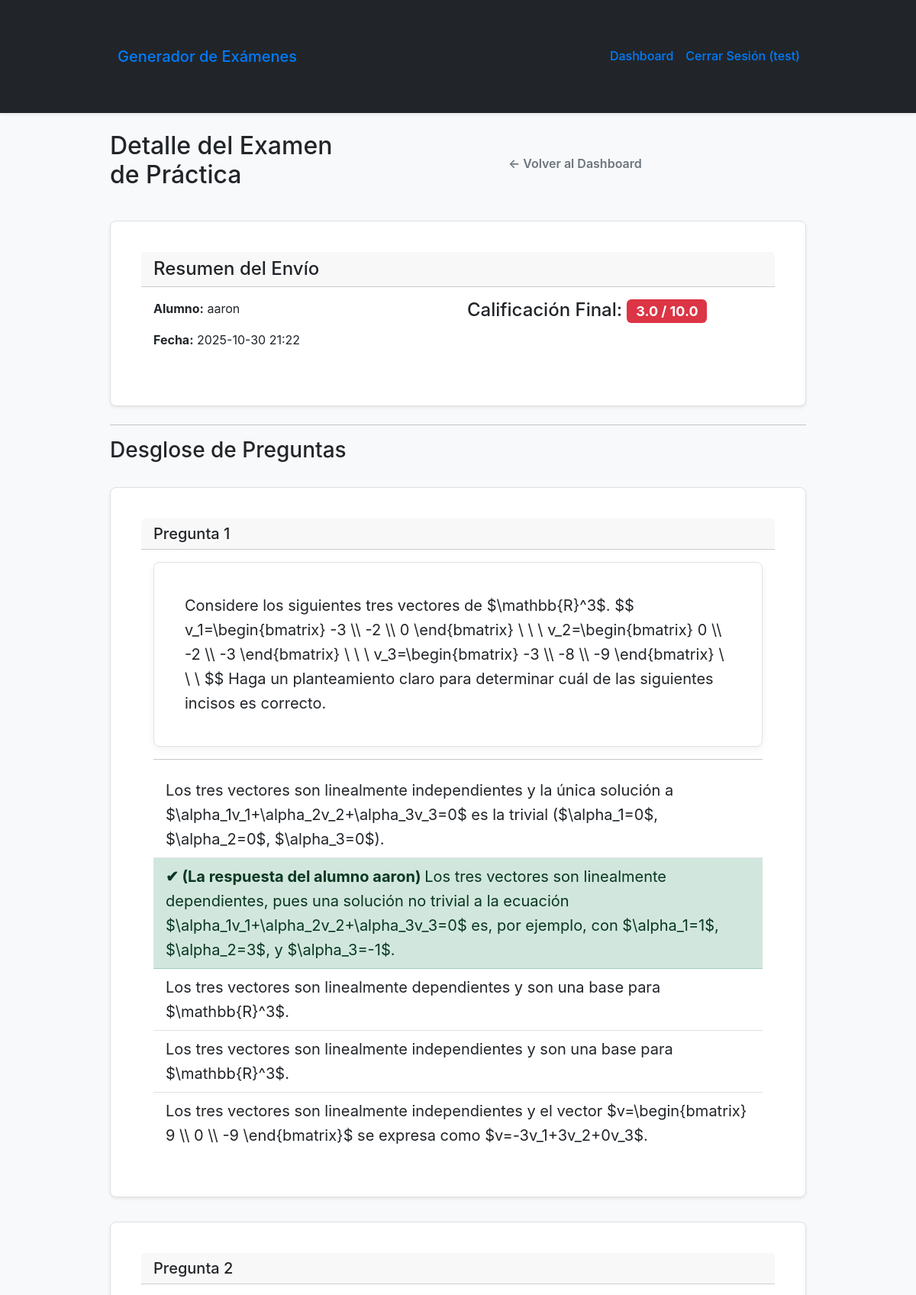
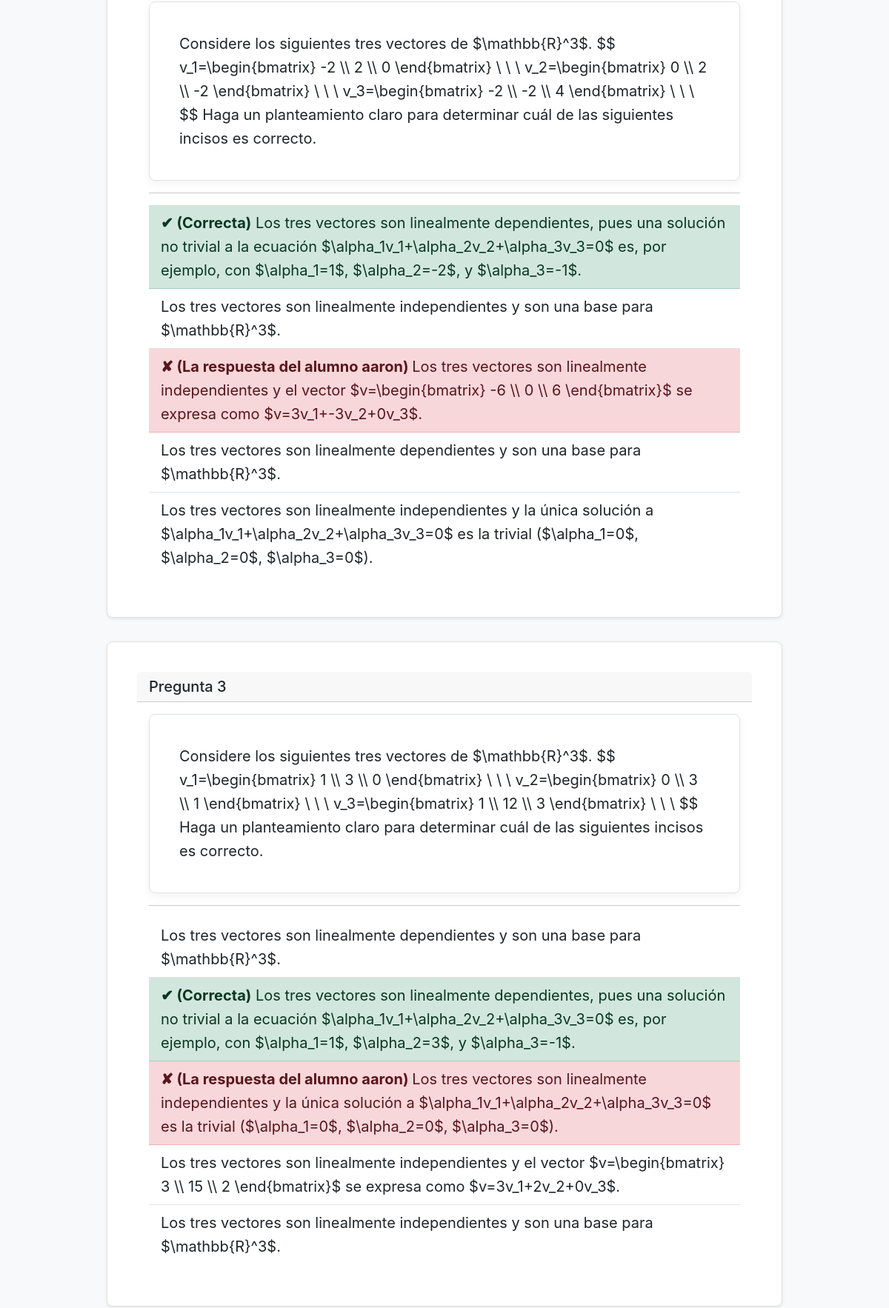
Page /respuesta/3 (signed in, upper part) on the committed database (2 pictures, top to bottom).
### app/models.py (models this page shows, shortened)
class Usuario(db.Model, UserMixin):
    __tablename__ = 'usuarios'
    id = db.Column(db.Integer, primary_key=True)
    nombre = db.Column(db.String(120), nullable=False)
    email = db.Column(db.String(120), unique=True, nullable=False, index=True)
    password_hash = db.Column(db.String(255), nullable=False)
    rol = db.Column(db.String(50), nullable=False, default='alumno')
    fecha_registro = db.Column(db.DateTime, default=datetime.utcnow)
    examenes_creados = db.relationship('Examen', backref='creador', lazy='dynamic')
    respuestas_enviadas = db.relationship('RespuestaAlumno', backref='alumno', lazy='dynamic')

class RespuestaAlumno(db.Model):
    __tablename__ = 'respuestas_alumnos'
    id = db.Column(db.Integer, primary_key=True)
    examen_id = db.Column(db.Integer, db.ForeignKey('examenes.id'), nullable=True)
    alumno_id = db.Column(db.Integer, db.ForeignKey('usuarios.id'), nullable=False)
    respuestas_json = db.Column(db.JSON, nullable=False)
    preguntas_json = db.Column(db.JSON, nullable=True)
    pdf_path = db.Column(db.String(255))
    calificacion = db.Column(db.Float)
    fecha_envio = db.Column(db.DateTime, default=datetime.utcnow)

### app/main.py (the view)
@main.route('/respuesta/<int:respuesta_id>')
@login_required
def ver_respuesta(respuesta_id):
    if current_user.rol != 'docente':
        abort(403)
    respuesta = db.session.get(RespuestaAlumno, respuesta_id)
    if not respuesta:
        abort(404) # Si no se encuentra, error 404
    try:
        preguntas = json.loads(respuesta.preguntas_json)
        respuestas_alumno = json.loads(respuesta.respuestas_json)
    except TypeError:
        preguntas = respuesta.preguntas_json
        respuestas_alumno = respuesta.respuestas_json
    return render_template(
        'ver_respuesta.html',
        usuario=current_user,
        respuesta=respuesta,          # El objeto 'RespuestaAlumno' (para la nota, alumno, etc.)
        preguntas=preguntas,          # La lista de preguntas que se hicieron
        respuestas_alumno=respuestas_alumno # El dict de las respuestas del alumno
    )

### app/__init__.py (called while the page is built)
@login_manager.user_loader
def load_user(user_id):
    from .models import Usuario
    return db.session.get(Usuario, int(user_id))

### app/templates/ver_respuesta.html (shortened to what this page needs)
{% extends "base.html" %}
{% block content %}
    <div class="d-flex justify-content-between align-items-center mb-3">
        <h2>Detalle del Examen de Práctica</h2>
        <a href="{{ url_for('main.dashboard') }}" class="btn btn-outline-secondary">
            &larr; Volver al Dashboard
        </a>
    </div>
    <div class="card shadow-sm mb-4">
        <div class="card-header">
            <h4 class="mb-0">Resumen del Envío</h4>
        </div>
        <div class="card-body">
            <div class="row">
                <div class="col-md-6">
                    <p><strong>Alumno:</strong> {{ respuesta.alumno.nombre }}</p>
                    <p><strong>Fecha:</strong> {{ respuesta.fecha_envio.strftime('%Y-%m-%d %H:%M') }}</p>
                </div>
                <div class="col-md-6">
                    <h4>Calificación Final:
                        <span class="badge
                            {% if respuesta.calificacion >= 8 %} bg-success
                            {% elif respuesta.calificacion >= 6 %} bg-warning text-dark
                            {% else %} bg-danger
                            {% endif %}">
                            {{ "%.1f"|format(respuesta.calificacion) }} / 10.0
                        </span>
                    </h4>
                </div>
            </div>
        </div>
    </div>
    <hr>
    <h3>Desglose de Preguntas</h3>
    {% for pregunta in preguntas %}
    {% set pregunta_index_str = "pregunta-" + loop.index0|string %}
    {% set respuesta_alumno_idx = respuestas_alumno[pregunta_index_str] | int %}
    <div class="card shadow-sm mb-3">
        <div class="card-header">
            <h5 class="mb-0">Pregunta {{ loop.index }}</h5>
        </div>
        <div class="card-body">
            <div class="pregunta-container fs-5 mb-3">
                {{ pregunta.enunciado_latex | safe }}
            </div>
            <hr>
            <ul class="list-group list-group-flush">
                {% for opcion in pregunta.opciones %}
                {% set es_correcta = (loop.index0 == pregunta.respuesta_correcta) %}
                {% set es_seleccionada = (loop.index0 == respuesta_alumno_idx) %}
                <li class="list-group-item fs-5
                    {% if es_correcta %}
                        list-group-item-success
                    {% elif es_seleccionada and not es_correcta %}
                        list-group-item-danger
                    {% endif %}
                ">
                    {% if es_seleccionada %}
                        <strong>
                            {% if es_correcta %}
                                &#x2714; {% else %}
                                &#x2718; {% endif %}
                            (La respuesta del alumno {{ respuesta.alumno.nombre }})
                        </strong>
                    {% endif %}
                    {% if es_correcta and not es_seleccionada %}
                        <strong>&#x2714; (Correcta)</strong>
                    {% endif %}
                    {{ opcion | safe }}
                </li>
                {% endfor %}
            </ul>
        </div>
    </div>
    {% endfor %}
{% endblock %}

### app/templates/base.html (shortened to what this page needs)
<!DOCTYPE html>
<html lang="es">
<head>
    <link href="https://cdn.jsdelivr.net/npm/bootstrap@5.3.3/dist/css/bootstrap.min.css"
          rel="stylesheet"
>
    <link rel="stylesheet" href="{{ url_for('static', filename='css/style.css') }}">
</head>
<body class="bg-light">
    <nav class="navbar navbar-expand-lg navbar-dark bg-dark shadow-sm">
        <div class="container">
            <a class="navbar-brand" href="{{ url_for('main.index') }}">Generador de Exámenes</a>
            <div class="collapse navbar-collapse" id="navbarNav">
                <ul class="navbar-nav ms-auto">
                    {% if current_user.is_authenticated %}
                        <li class="nav-item">
                            <a class="nav-link" href="{{ url_for('main.dashboard') }}">Dashboard</a>
                        </li>
                        <li class="nav-item">
                            <a class="nav-link" href="{{ url_for('auth.logout') }}">Cerrar Sesión ({{ current_user.nombre }})</a>
                        </li>
                    {% endif %}
                </ul>
            </div>
        </div>
    </nav>
    <main class="container my-4">
        {% block content %}{% endblock %}
    </main>
</body>
</html>

### app/static/css/style.css (style rules this page uses)
:root { --color-primario: #007bff; --color-secundario: #6c757d; --color-exito: #28a745; --color-peligro: #dc3545; --color-fondo: #f8f9fa; --color-tarjeta: #ffffff; --color-texto: #212529; --sombra-tarjeta: 0 4px 12px rgba(0, 0, 0, 0.05); --borde-radio: 8px; }
body { font-family: -apple-system, BlinkMacSystemFont, "Segoe UI", Roboto, "Helvetica Neue", Arial, sans-serif; margin: 0; padding: 0; background-color: var(--color-fondo); color: var(--color-texto); line-height: 1.6; }
.container { max-width: 960px; margin: 2em auto; padding: 0 1.5em; }
.navbar { background-color: var(--color-tarjeta); padding: 1em 2em; box-shadow: var(--sombra-tarjeta); display: flex; justify-content: space-between; align-items: center; }
.navbar a { text-decoration: none; color: var(--color-primario); font-weight: 500; padding: 0.5em; }
.card { background-color: var(--color-tarjeta); border: 1px solid #e0e0e0; border-radius: var(--borde-radio); box-shadow: var(--sombra-tarjeta); padding: 2.5em; margin-top: 2em; }
.btn { display: inline-block; width: 100%; padding: 0.85em 1.2em; font-size: 1rem; font-weight: 600; text-align: center; text-decoration: none; cursor: pointer; border: none; border-radius: 4px; transition: background-color 0.2s ease, transform 0.1s ease; }
.pregunta-container { border: 1px solid #dee2e6; padding: 2em; border-radius: var(--borde-radio); background-color: var(--color-tarjeta); box-shadow: var(--sombra-tarjeta); font-size: 1.1rem; overflow-x: auto; }

### rows in the picture
Usuario: nombre "test"
Usuario: alumno.nombre "aaron", alumno.nombre "aaron" "aaron" "aaron"
RespuestaAlumno: fecha_envio "2025-10-30 21:22", calificacion "3.0"

### other values in the picture
{{ opcion | safe }} "Los tres vectores son linealmente independientes y la única solución a $\\alpha_1v_1+\\alpha_2v_2+\\alpha_3v_3=0$ es la trivial ($\\alpha_1=0$, $\\alpha_2=0$, $\\alpha_3=0$)." "Los tres vectores son linealmente dependientes, pues una solución no trivial a la ecuación $\\alpha_1v_1+\\alpha_2v_2+\\alpha_3v_3=0$ es, por ejemplo, con $\\alpha_1=1$, $\\alpha_2=3$, y $\\alpha_3=-1$." "Los tres vectores son linealmente dependientes y son una base para $\\mathbb{R}^3$." "Los tres vectores son linealmente independientes y son una base para $\\mathbb{R}^3$." "Los tres vectores son linealmente independientes y el vector $v=\\begin{bmatrix} 9 \\\\ 0 \\\\ -9 \\end{bmatrix}$ se expresa como $v=-3v_1+3v_2+0v_3$." "Los tres vectores son linealmente dependientes, pues una solución no trivial a la ecuación $\\alpha_1v_1+\\alpha_2v_2+\\alpha_3v_3=0$ es, por ejemplo, con $\\alpha_1=1$, $\\alpha_2=-2$, y $\\alpha_3=-1$." "Los tres vectores son linealmente independientes y son una base para $\\mathbb{R}^3$." "Los tres vectores son linealmente independientes y el vector $v=\\begin{bmatrix} -6 \\\\ 0 \\\\ 6 \\end{bmatrix}$ se expresa como $v=3v_1+-3v_2+0v_3$." "Los tres vectores son linealmente dependientes y son una base para $\\mathbb{R}^3$." "Los tres vectores son linealmente independientes y la única solución a $\\alpha_1v_1+\\alpha_2v_2+\\alpha_3v_3=0$ es la trivial ($\\alpha_1=0$, $\\alpha_2=0$, $\\alpha_3=0$)." "Los tres vectores son linealmente dependientes y son una base para $\\mathbb{R}^3$." "Los tres vectores son linealmente dependientes, pues una solución no trivial a la ecuación $\\alpha_1v_1+\\alpha_2v_2+\\alpha_3v_3=0$ es, por ejemplo, con $\\alpha_1=1$, $\\alpha_2=3$, y $\\alpha_3=-1$." "Los tres vectores son linealmente independientes y la única solución a $\\alpha_1v_1+\\alpha_2v_2+\\alpha_3v_3=0$ es la trivial ($\\alpha_1=0$, $\\alpha_2=0$, $\\alpha_3=0$)." "Los tres vectores son linealmente independientes y el vector $v=\\begin{bmatrix} 3 \\\\ 15 \\\\ 2 \\end{bmatrix}$ se expresa como $v=3v_1+2v_2+0v_3$." "Los tres vectores son linealmente independientes y son una base para $\\mathbb{R}^3$."
